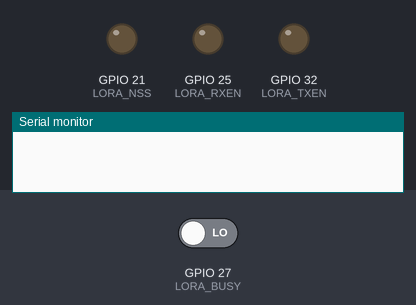
Bench run of a sketch on a simulated ESP32. Shown: output pins drawn as LEDs (lit = HIGH), the last lines printed to the serial monitor. The test bench sets the inputs (shaded band); at power-on: GPIO 27 (LORA_BUSY) LOW. Pins used as bus, display or sensor lines are not drawn.

Above: at 0.0 s.
At 0.6 s:
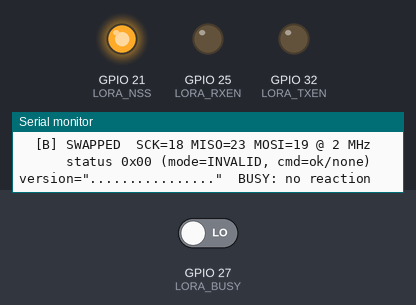
Timing chart, 0 to 2.1 s (numbered marks = the images above):
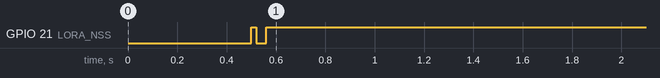

The sketch:

lora_spi_diag.ino
```cpp
// SWAP -- SX1262 raw SPI/BUSY diagnostic (v5, auto-permutation).
//
// NOT part of the bring-up test. Talks to the Core1262-HF directly over SPI
// with NO RadioLib involved.
//
// v5 change: instead of reporting one verdict and stopping, this RETRIES the
// bus under several pin/speed configurations and reports which (if any) the
// chip actually accepts commands under. If MOSI and MISO are physically
// swapped at the module header, configuration B below will succeed and you
// can fix it with no rewiring at all.
//
// Reading the result: the chip's STATUS byte is the ground truth. The SX126x
// shifts status out on MISO during almost any transaction, so:
//   - status decodes to a valid chip mode  -> MISO/SCK/NSS are working
//   - cmd=CMD_FAILED / CMD_INVALID         -> what we SEND is not arriving
//   - BUSY reacts to Calibrate             -> commands ARE arriving intact
// A configuration where BUSY reacts is a working bus.

#include <Arduino.h>
#include <SPI.h>

#define LORA_NSS   21
#define LORA_RST   33
#define LORA_BUSY  27
#define LORA_RXEN  25
#define LORA_TXEN  32

#define PIN_SCK    18
#define PIN_MISO   19
#define PIN_MOSI   23

#define OP_GET_STATUS      0xC0
#define OP_READ_REGISTER   0x1D
#define REG_VERSION_STRING 0x0320

static bool waitBusyLow(uint32_t timeoutMs) {
    const uint32_t start = millis();
    while (digitalRead(LORA_BUSY) == HIGH) {
        if (millis() - start > timeoutMs) return false;
        delay(1);
    }
    return true;
}

// Hardware reset. Returns true if BUSY dropped, i.e. the chip is powered,
// grounded and its RST/BUSY wires are intact.
static bool hardwareReset() {
    digitalWrite(LORA_RST, LOW);
    delay(2);
    digitalWrite(LORA_RST, HIGH);
    return waitBusyLow(1000);
}

static void decodeStatus(uint8_t st) {
    Serial.print("status 0x");
    if (st < 0x10) Serial.print("0");
    Serial.print(st, HEX);
    Serial.print(" (mode=");
    switch (st & 0x70) {
        case 0x20: Serial.print("STDBY_RC");   break;
        case 0x30: Serial.print("STDBY_XOSC"); break;
        case 0x40: Serial.print("FS");         break;
        case 0x50: Serial.print("RX");         break;
        case 0x60: Serial.print("TX");         break;
        default:   Serial.print("INVALID");    break;
    }
    Serial.print(", cmd=");
    switch (st & 0x0E) {
        case 0x04: Serial.print("DATA_AVAILABLE"); break;
        case 0x06: Serial.print("CMD_TIMEOUT");    break;
        case 0x08: Serial.print("CMD_INVALID");    break;
        case 0x0A: Serial.print("CMD_FAILED");     break;
        case 0x0C: Serial.print("TX_DONE");        break;
        default:   Serial.print("ok/none");        break;
    }
    Serial.print(")");
}

// Runs one full probe under the CURRENTLY configured SPI pins/speed.
// Returns true only if the chip demonstrably ACCEPTED a command, which is
// the only unambiguous proof that the outbound path (MOSI) works.
static bool probeBus(SPISettings settings, bool& sawValidMode, uint8_t& statusOut) {
    hardwareReset();

    // --- GetStatus ---
    SPI.beginTransaction(settings);
    digitalWrite(LORA_NSS, LOW);
    SPI.transfer(OP_GET_STATUS);
    statusOut = SPI.transfer(0x00);
    digitalWrite(LORA_NSS, HIGH);
    SPI.endTransaction();

    const uint8_t mode = statusOut & 0x70;
    sawValidMode = (mode >= 0x20 && mode <= 0x60);

    Serial.print("      ");
    decodeStatus(statusOut);

    // --- Version string ---
    uint8_t ver[17];
    SPI.beginTransaction(settings);
    digitalWrite(LORA_NSS, LOW);
    SPI.transfer(OP_READ_REGISTER);
    SPI.transfer((REG_VERSION_STRING >> 8) & 0xFF);
    SPI.transfer(REG_VERSION_STRING & 0xFF);
    SPI.transfer(0x00);
    for (int i = 0; i < 16; i++) ver[i] = SPI.transfer(0x00);
    digitalWrite(LORA_NSS, HIGH);
    SPI.endTransaction();
    ver[16] = '\0';

    Serial.print("  version=\"");
    for (int i = 0; i < 16; i++) {
        const uint8_t c = ver[i];
        Serial.print((c >= 32 && c < 127) ? (char)c : '.');
    }
    Serial.print("\"");

    // --- Command-reaction test: the decisive one ---
    // Calibrate makes the chip hold BUSY high for several ms. BUSY is an
    // independent return path, so this proves receipt without relying on
    // anything we read back over SPI.
    waitBusyLow(100);
    SPI.beginTransaction(settings);
    digitalWrite(LORA_NSS, LOW);
    SPI.transfer(0x89);
    SPI.transfer(0x7F);
    digitalWrite(LORA_NSS, HIGH);
    SPI.endTransaction();

    bool reacted = false;
    const uint32_t t0 = micros();
    while ((micros() - t0) < 50000UL) {
        if (digitalRead(LORA_BUSY) == HIGH) { reacted = true; break; }
    }

    Serial.println(reacted ? "  BUSY: REACTED  <== COMMANDS ARRIVING"
                           : "  BUSY: no reaction");
    waitBusyLow(200);
    return reacted;
}

void setup() {
    Serial.begin(115200);
    delay(500);
    Serial.println();
    Serial.println("=== SX1262 bus diagnostic v5 (auto-permutation, no RadioLib) ===");

    pinMode(LORA_NSS, OUTPUT);  digitalWrite(LORA_NSS, HIGH);
    pinMode(LORA_RST, OUTPUT);  digitalWrite(LORA_RST, HIGH);
    pinMode(LORA_BUSY, INPUT);
    pinMode(LORA_RXEN, OUTPUT); digitalWrite(LORA_RXEN, LOW);
    pinMode(LORA_TXEN, OUTPUT); digitalWrite(LORA_TXEN, LOW);

    Serial.print("[0] Power/reset check: ");
    if (hardwareReset()) {
        Serial.println("BUSY dropped -- module powered, grounded, RST+BUSY wired OK.");
    } else {
        Serial.println("BUSY STUCK HIGH -- stop here, check 3.3V at the module and GND.");
        Serial.println("    Nothing below will be meaningful until BUSY responds.");
    }
    Serial.println();
    Serial.println("Trying bus configurations until one accepts commands:");
    Serial.println();

    bool ok = false;
    bool validMode = false;
    bool anyValidMode = false;
    uint8_t st = 0;
    int winner = 0;

    // --- A: as wired in config.h -----------------------------------------
    Serial.println("  [A] normal   SCK=18 MISO=19 MOSI=23 @ 2 MHz");
    SPI.begin(PIN_SCK, PIN_MISO, PIN_MOSI, LORA_NSS);
    if (probeBus(SPISettings(2000000, MSBFIRST, SPI_MODE0), validMode, st)) {
        ok = true; winner = 1;
    }
    anyValidMode = anyValidMode || validMode;

    // --- B: MOSI/MISO swapped --------------------------------------------
    // If the two wires are crossed at the module header, this configuration
    // is the correct one and will simply work.
    if (!ok) {
        Serial.println("  [B] SWAPPED  SCK=18 MISO=23 MOSI=19 @ 2 MHz");
        SPI.end();
        SPI.begin(PIN_SCK, PIN_MOSI, PIN_MISO, LORA_NSS);
        if (probeBus(SPISettings(2000000, MSBFIRST, SPI_MODE0), validMode, st)) {
            ok = true; winner = 2;
        }
        anyValidMode = anyValidMode || validMode;
    }

    // --- C: normal pins, slow clock --------------------------------------
    // A marginal or long wire can pass at 500 kHz and fail at 2 MHz.
    if (!ok) {
        Serial.println("  [C] normal   SCK=18 MISO=19 MOSI=23 @ 500 kHz");
        SPI.end();
        SPI.begin(PIN_SCK, PIN_MISO, PIN_MOSI, LORA_NSS);
        if (probeBus(SPISettings(500000, MSBFIRST, SPI_MODE0), validMode, st)) {
            ok = true; winner = 3;
        }
        anyValidMode = anyValidMode || validMode;
    }

    // --- D: swapped pins, slow clock -------------------------------------
    if (!ok) {
        Serial.println("  [D] SWAPPED  SCK=18 MISO=23 MOSI=19 @ 500 kHz");
        SPI.end();
        SPI.begin(PIN_SCK, PIN_MOSI, PIN_MISO, LORA_NSS);
        if (probeBus(SPISettings(500000, MSBFIRST, SPI_MODE0), validMode, st)) {
            ok = true; winner = 4;
        }
        anyValidMode = anyValidMode || validMode;
    }

    Serial.println();
    Serial.println("=== VERDICT ===");

    if (ok && (winner == 2 || winner == 4)) {
        Serial.println("WORKING -- but only with MOSI and MISO SWAPPED.");
        Serial.println("Your two wires are crossed at the module header.");
        Serial.println("Fix it EITHER way:");
        Serial.println("  - physically swap the GPIO19 and GPIO23 wires, or");
        Serial.println("  - leave the wiring and swap them in software, by calling");
        Serial.println("    SPI.begin(18, 23, 19, 21) before the radio is initialized.");
        Serial.println("Physically swapping is preferred: it keeps config.h honest and");
        Serial.println("matches the hardware reference document.");
    } else if (ok && winner == 3) {
        Serial.println("WORKING -- but only at 500 kHz, not 2 MHz.");
        Serial.println("The wiring is intact but marginal: too long, unshielded, or a");
        Serial.println("poor joint. Shorten/reseat the SPI wires. Until then the radio");
        Serial.println("will be unreliable rather than dead, which is harder to debug.");
    } else if (ok && winner == 1) {
        Serial.println("WORKING at the configured pins and speed.");
        Serial.println("The SPI bus is healthy. If the bring-up sketch still fails, the");
        Serial.println("problem is in radio configuration, not wiring.");
    } else if (anyValidMode) {
        Serial.println("NOT WORKING in any configuration -- but the chip IS answering");
        Serial.println("(status decoded to a valid chip mode), so MISO, SCK and NSS are");
        Serial.println("all fine. The outbound path is what is broken.");
        Serial.println();
        Serial.println("MOSI (GPIO23) is open. Swapping it in software did not help, so");
        Serial.println("this is not a crossed pair -- the wire itself is not conducting.");
        Serial.println("  1. Replace that jumper outright (do not just reseat it).");
        Serial.println("  2. Check the module's MOSI header joint for a cold solder.");
        Serial.println("  3. Confirm GPIO23 on the ESP32 is not damaged: unplug the");
        Serial.println("     module, jumper GPIO23 straight to GPIO19, and re-run. A");
        Serial.println("     loopback that echoes data proves the ESP32 pin is fine and");
        Serial.println("     the fault is in the wire or the module header.");
    } else {
        Serial.println("The chip is not answering at all in any configuration.");
        Serial.println("Check 3.3V at the module pin, then ground, then MISO/SCK/NSS.");
    }

    Serial.println();
    Serial.println("(Diagnostic only -- does not transmit.)");
}

void loop() {
    delay(10000);
}
```
